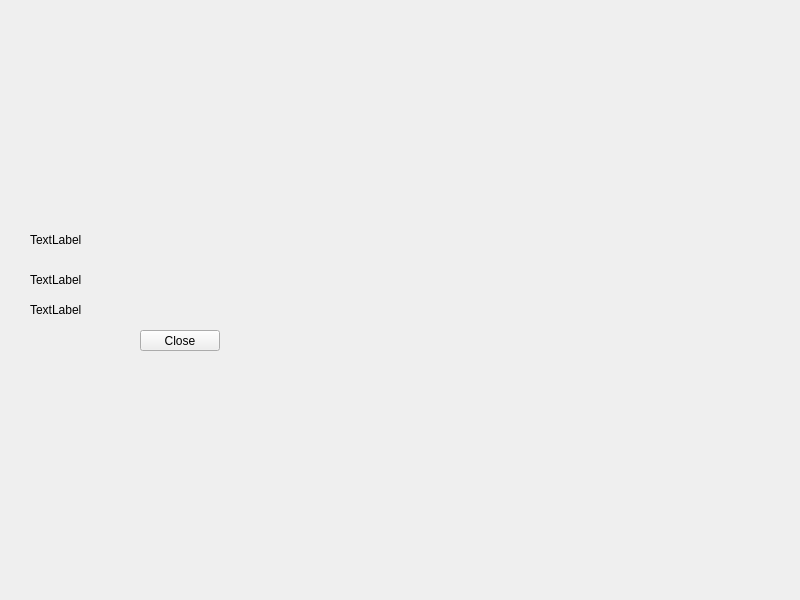
<?xml version="1.0" encoding="UTF-8"?>
<ui version="4.0">
 <class>guitopgames</class>
 <widget class="QWidget" name="guitopgames">
  <property name="geometry">
   <rect>
    <x>0</x>
    <y>0</y>
    <width>800</width>
    <height>600</height>
   </rect>
  </property>
  <property name="windowTitle">
   <string>guitopgames</string>
  </property>
  <widget class="QLabel" name="l1">
   <property name="geometry">
    <rect>
     <x>30</x>
     <y>230</y>
     <width>231</width>
     <height>20</height>
    </rect>
   </property>
   <property name="text">
    <string>TextLabel</string>
   </property>
  </widget>
  <widget class="QLabel" name="l2">
   <property name="geometry">
    <rect>
     <x>30</x>
     <y>270</y>
     <width>231</width>
     <height>20</height>
    </rect>
   </property>
   <property name="text">
    <string>TextLabel</string>
   </property>
  </widget>
  <widget class="QLabel" name="l3">
   <property name="geometry">
    <rect>
     <x>30</x>
     <y>300</y>
     <width>231</width>
     <height>20</height>
    </rect>
   </property>
   <property name="text">
    <string>TextLabel</string>
   </property>
  </widget>
  <widget class="QPushButton" name="pushButton">
   <property name="geometry">
    <rect>
     <x>140</x>
     <y>330</y>
     <width>80</width>
     <height>21</height>
    </rect>
   </property>
   <property name="text">
    <string>Close</string>
   </property>
  </widget>
 </widget>
 <resources/>
 <connections/>
</ui>
